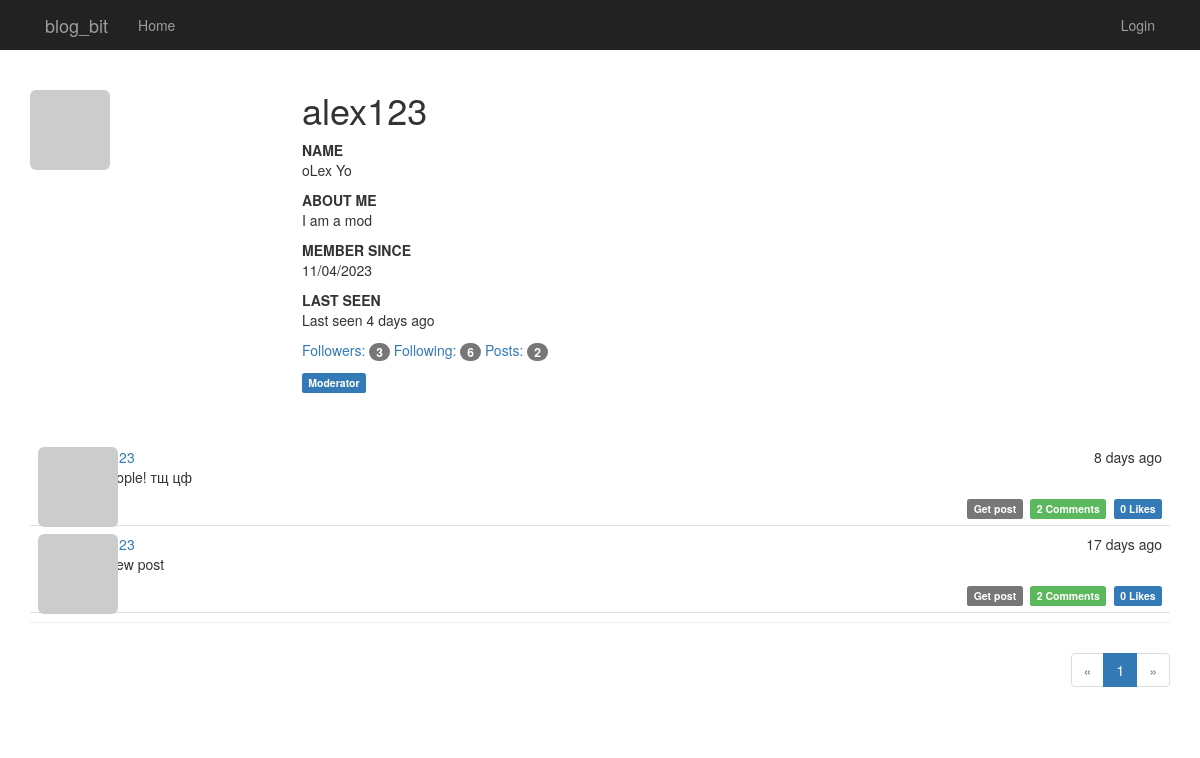
/profile/alex123, run on an earlier commit of the app's database.
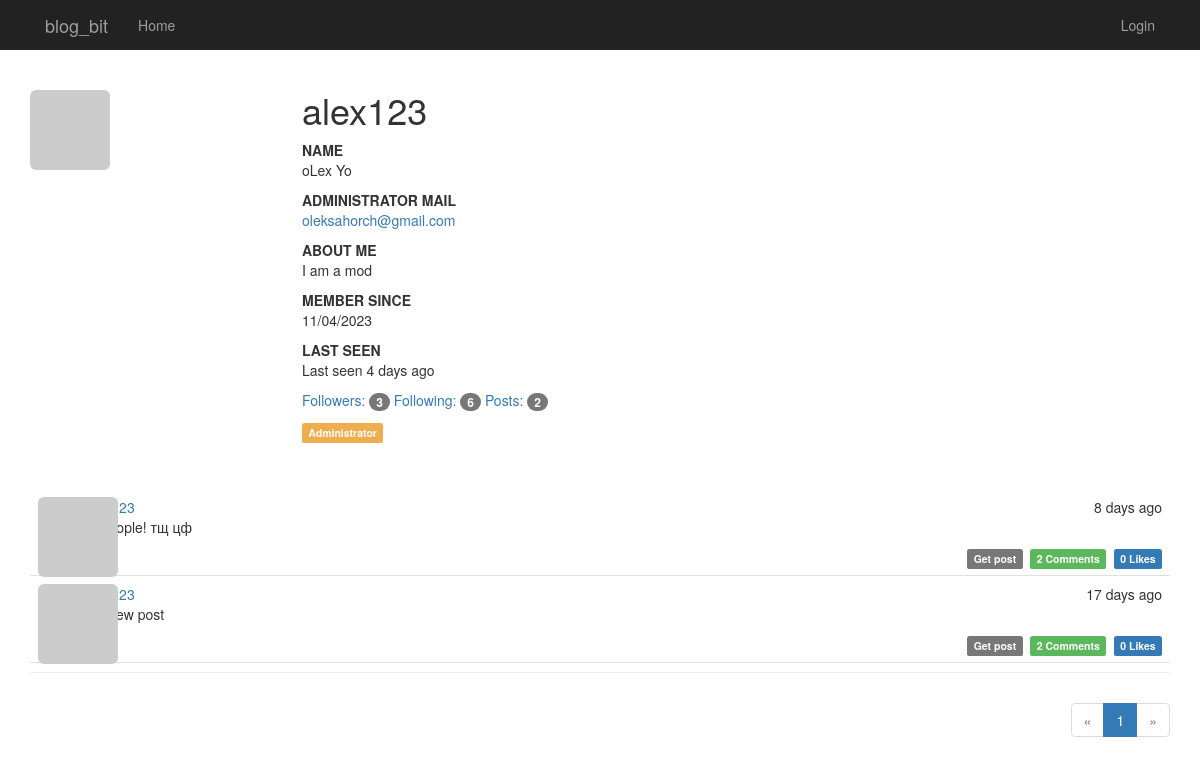
And on a later commit of the database.
### app/models/user.py (models this page shows, shortened)
class User(db.Model, UserMixin):
    id = db.Column(db.Integer, primary_key=True)
    username = db.Column(db.String(64), unique=True, index=True)
    name = db.Column(db.String(64))
    about_me = db.Column(db.Text())
    member_since = db.Column(db.DateTime(), default=datetime.utcnow)
    last_seen = db.Column(db.DateTime(), default=datetime.utcnow)
    email = db.Column(db.String(64), unique=True, index=True)
    password_hash = db.Column(db.String(128))
    pfp_hash = db.Column(db.String(32))
    confirmed = db.Column(db.Boolean, default=False)
    role_id = db.Column(db.Integer, db.ForeignKey('role.id'))
    posts = db.relationship('Post', backref='author', lazy='dynamic')
    comments = db.relationship('Comment', backref='author', lazy='dynamic')
    likes = db.relationship('Like', backref='user', lazy='dynamic')
    followed = db.relationship(
        'Follow',
        foreign_keys=[Follow.follower_id],
        backref=db.backref('follower', lazy='joined'),
        lazy='dynamic',
        cascade='all, delete-orphan'
    )
    followers = db.relationship(
        'Follow',
        foreign_keys=[Follow.followed_id],
        backref=db.backref('followed', lazy='joined'),
        lazy='dynamic',
        cascade='all, delete-orphan'
    )
    @property
    def password(self):
        raise AttributeError('Password is not a readable attribute!')
    def can(self, perm):
        return self.role is not None and self.role.has_permission(perm)
    def is_administrator(self):
        return self.can(Permission.ADMIN)
    def is_mod(self):
        return self.can(Permission.MODERATE)
    def get_pfp(self, size=100, image_gen='retro'):
        url = 'https://secure.gravatar.com/avatar'
        return f'{url}/{self.pfp_hash}?s={size}&d={image_gen}&r=g'

### app/main/profile_views.py (the view)
@main.route('/profile/<username>')
def profile(username):
    user = User.query.filter_by(username=username).first_or_404()
    page = request.args.get('page', default=1, type=int)
    pagination = user.posts.order_by(Post.timestamp.desc()).paginate(
        page=page,
        per_page=current_app.config['POSTS_PER_PAGE'],
    )
    posts = pagination.items
    return render_template('main/profile.html', user=user, posts=posts, pagination=pagination)

### app/auth/views.py (called while the page is built)
@auth.before_app_request
def before_request():
    current_user = flask_login.current_user
    if current_user.is_authenticated:
        current_user.ping()  # updating user last time seen property
        if not current_user.confirmed \
                and flask.request.blueprint != 'auth' \
                and flask.request.endpoint != 'static':
            return flask.redirect(flask.url_for('auth.unconfirmed'))

### app/main/main_views.py (called while the page is built)
@main.after_app_request
def after_request(response):
    for query in get_recorded_queries():
        if query.end_time >= current_app.config['SLOW_QUERY_TIME']:
            current_app.logger.warning('Slow query: %s\nParameters: %s\nDuration: %fs\nContext: %s\n' %
                                       (query.statement, query.parameters, query.duration,
                                        query.location))
    return response

### app/models/role.py (called while the page is built)
    def has_permission(self, perm):
        return self.permissions & perm == perm

### app/models/user.py (called while the page is built)
    def can(self, _):
        return False

    def is_administrator(self):
        return False

    def is_mod(self):
        return False

### blog_bit.py (called while the page is built)
@app.context_processor
def inject_permissions():
    return dict(Permission=Permission)  # to use permission in templates

### app/templates/main/profile.html (shortened to what this page needs)
{% extends 'base.html' %}
{% import 'main/components/_pagination_macros.html' as page_macros %}
{% block page_header %}
    <img class="img-rounded profile-thumbnail" src="{{ user.get_pfp(size=256) }}"
         alt="{{ user.username }} profile picture">
    <div class="profile-header">
        <h1>{{ user.username }}</h1>
        {% if user.name %}
            <b>NAME</b>
            <p>{{ user.name }}</p>
        {% endif %}
        {% if user.is_administrator() %}
            <b>ADMINISTRATOR MAIL</b>
            <p><a href="mailto:{{ user.email }}">{{ user.email }}</a></p>
        {% endif %}
        {% if user.about_me %}
            <b>ABOUT ME</b>
            <p>{{ user.about_me }}</p>
        {% endif %}
        <b>MEMBER SINCE</b>
        <p>
            {{ moment(user.member_since).format('L') }}
        </p>
        <b>LAST SEEN</b>
        <p>
            Last seen {{ moment(user.last_seen).fromNow() }}
        </p>
        <p>
            <a href="{{ url_for('main.followers', username=user.username) }}">
                Followers: <span class="badge">{{ user.followers.count() - 1 }}</span>
            </a>
            <a href="{{ url_for('main.following', username=user.username) }}">
                Following: <span class="badge">{{ user.followed.count() - 1 }}</span>
            </a>
            <a href="{{ url_for('main.profile', username=user.username) }}#profile_posts">
                Posts: <span class="badge">{{ user.posts.count() }}</span>
            </a>
        </p>
        <p>
            {% if user.is_administrator() %}
                <span class="label label-warning">Administrator</span>
            {% elif user.is_mod() %}
                <span class="label label-primary">Moderator</span>
            {% elif user.is_disabled() %}
                <span class="label label-danger">Disabled</span>
            {% else %}
                <span class="label label-info">User</span>
            {% endif %}
        </p>
    </div>
    <div class="posts-profile" id="profile_posts">
        {% include 'main/components/_posts.html' %}
    </div>
    <div class="pagination">
        {{ page_macros.pagination_widget(pagination, endpoint='main.profile', username=user.username) }}
    </div>
{% endblock %}

What changed in the data, as far as the page shows it:
changed User "alex123": email (not shown) → "oleksahorch@gmail.com"
Also different on the page:
text no longer shown: "Moderator"
text now shown: "ADMINISTRATOR MAIL Administrator"
